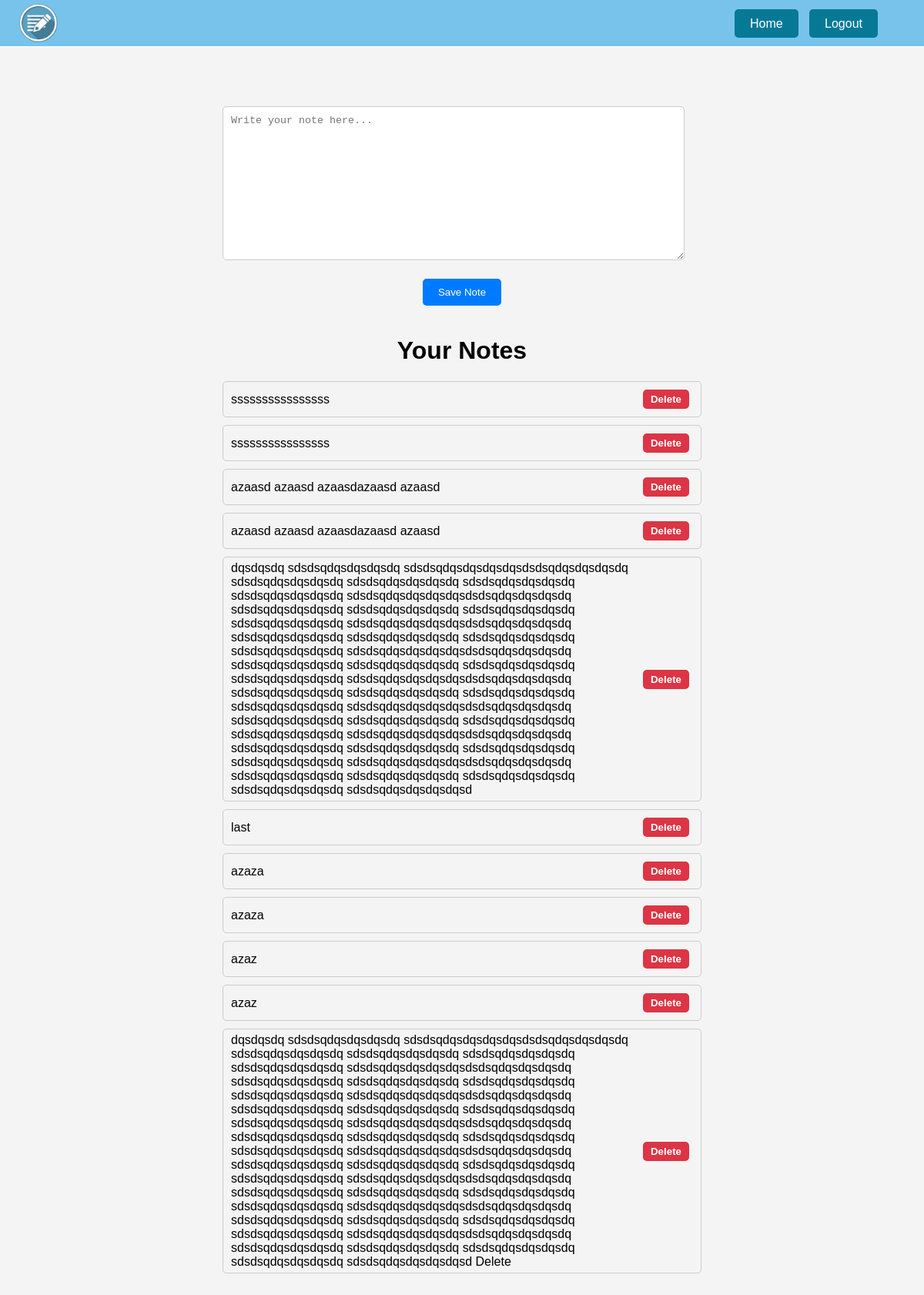
Screenshot of /home (signed in) with the database file from the repository.
### website/models.py (models this page shows)
class Note(db.Model):
    id = db.Column(db.Integer, primary_key=True)
    data = db.Column(db.String(10000))
    date = db.Column(db.DateTime(timezone=True), default=func.now())
    user_id = db.Column(db.Integer, db.ForeignKey('user.id'), nullable=False)

### website/views.py (the view, shortened to what this page needs)
@views.route('/home', methods=['GET', 'POST'])
@login_required
def home():
    return render_template('home.html', user=current_user)

### website/__init__.py (called while the page is built)
def create_app():
    app = Flask(__name__)
    app.config['SECRET_KEY'] = 'onlyfortesting2003'
    app.config['SQLALCHEMY_DATABASE_URI'] = f'sqlite:///{DBNAME}'
    db.init_app(app)
    from .views import views
    from .auth import auth
    app.register_blueprint(views, url_prefix='/')
    app.register_blueprint(auth, url_prefix='/')
    from .models import User, Note
    with app.app_context():
        create_database()
    login_manager = LoginManager()
    login_manager.login_view = 'auth.login'
    login_manager.init_app(app)
    @login_manager.user_loader
    def load_user(id):
        return User.query.get(int(id))
    return app

### website/templates/home.html (shortened to what this page needs)
{% extends "base.html" %}
{% block content %}
<div style="margin-top: 130px; margin-bottom: 60px;">
    <form style="margin-bottom: 40px;" method="POST">
        <textarea class="note-container" name="note" id="note" placeholder="Write your note here..."></textarea>
        <div>
            <button class="notebtn" type="submit">Save Note</button>
        </div>
    </form>
    <h1 style="text-align: center;">Your Notes</h1>
    <ul class="notes-list">
        {% for note in user.notes %}
        <li>
            <div class="note-content">
                {{ note.data }}
            </div>
            <div>
                <button class="delete-button" onclick="deleteNote({{ note.id }})">Delete</button>
            </div>
        </li>
        {% endfor %}
    </ul>
</div>
{% endblock %}

### website/templates/base.html (shortened to what this page needs)
<!DOCTYPE html>
<html lang="en">
<head>
    <link rel="stylesheet" href="{{ url_for('static', filename='styles/styles.css') }}">
    <link rel="stylesheet" href="{{ url_for('static', filename='styles/headerbuttons.css') }}">
    <link rel="stylesheet" href="{{ url_for('static', filename='styles/home.css') }}">
    <link rel="stylesheet" href="{{ url_for('static', filename='styles/flashmessage.css') }}">
    <link rel="stylesheet" href="{{ url_for('static', filename='styles/note.css') }}">
</head>
<body>
    <header>
        <a href="{{ url_for('views.landingpage') }}" class="logo"></a>
        <div class="header-buttons">
            {% if user.is_authenticated %}
            <a href="/">Home</a>
            <a href="/logout">Logout</a>
            {% else %}
            <a href="/login">Login</a>
            <a href="/signup">Sign Up</a>
            {% endif %}
        </div>
    </header>
    <div class="alldiv">
        {% block content %}{% endblock %}
    </div>
</body>
</html>

### website/static/styles/styles.css (style rules this page uses)
header { position: fixed; top: 0; width: 100%; background-color: #77c3ec; height: 60px; border-bottom: 1px solid #ffffff; display: flex; }
.logo { width: 50px; height: 50px; border-left: 20px; background-image: url("../images/logo.png"); background-size: cover; margin-right: 20px; margin-top: 5px; margin-left: 25px; }
body { font-family: Arial, sans-serif; background-color: #f4f4f4; display: flex; flex-direction: column; justify-content: center; align-items: center; min-height: 100vh; }

### website/static/styles/headerbuttons.css (style rules this page uses)
.header-buttons { position: absolute; top: 10px; right: 10px; justify-content: space-around; align-items: center; margin-top: 12px; margin-right: 50px; }
.header-buttons a { margin-left: 10px; color: #fff; text-decoration: none; padding: 10px 20px; border-radius: 5px; transition: background-color 0.3s; background-color: #067996; }

### website/static/styles/note.css (style rules this page uses)
.note-container { width: 600px; height: 200px; padding: 10px; box-sizing: border-box; margin-bottom: 20px; border: 1px solid #ccc; border-radius: 5px; resize: vertical; }
.notebtn { display: block; margin: 0 auto; padding: 10px 20px; background-color: #007bff; color: #fff; border: none; border-radius: 5px; cursor: pointer; transition: background-color 0.3s; }
.notes-list { padding-right: 20px; list-style-type: none; margin: 0; padding: 0; }
.notes-list li { margin-bottom: 10px; padding: 5px 10px; border: 1px solid #ccc; border-radius: 5px; max-width: 600px; min-width: 600px; word-break: break-word; display: flex; justify-content: space-between; align-items: center; }
.note-content { flex: 1; }
.delete-button { background-color: #dc3545; color: white; border: none; padding: 5px 10px; border-radius: 5px; cursor: pointer; font-weight: bold; margin: 5px }

### rows the page displays
Note: data "ssssssssssssssss"
Note: data "ssssssssssssssss"
Note: data "azaasd azaasd azaasdazaasd azaasd"
Note: data "azaasd azaasd azaasdazaasd azaasd"
Note: data "dqsdqsdq sdsdsqdqsdqsdqsdq sdsdsqdqsdqsdqsdqsdsdsqdqsdqsdqsdq sdsdsqdqsdqsdqsdq sdsdsqdqsdqsdqsdq sdsdsqdqsdqsdqsdq sdsdsqdqsdqsdqsdq sdsdsqdqsdqsdqsdqsdsdsqdqsdqsdqsdq sdsdsqdqsdqsdqsdq sdsdsqdqsdqsdqsdq sdsdsqdqsdqsdqsdq sdsdsqdqsdqsdqsdq sdsdsqdqsdqsdqsdqsdsdsqdqsdqsdqsdq sdsdsqdqsdqsdqsdq sdsdsqdqsdqsdqsdq sdsdsqdqsdqsdqsdq sdsdsqdqsdqsdqsdq sdsdsqdqsdqsdqsdqsdsdsqdqsdqsdqsdq sdsdsqdqsdqsdqsdq sdsdsqdqsdqsdqsdq sdsdsqdqsdqsdqsdq sdsdsqdqsdqsdqsdq sdsdsqdqsdqsdqsdqsdsdsqdqsdqsdqsdq sdsdsqdqsdqsdqsdq sdsdsqdqsdqsdqsdq sdsdsqdqsdqsdqsdq sdsdsqdqsdqsdqsdq sdsdsqdqsdqsdqsdqsdsdsqdqsdqsdqsdq sdsdsqdqsdqsdqsdq sdsdsqdqsdqsdqsdq sdsdsqdqsdqsdqsdq sdsdsqdqsdqsdqsdq…"
Note: data "last"
Note: data "azaza"
Note: data "azaza"
Note: data "azaz"
Note: data "azaz"
Note: data "dqsdqsdq sdsdsqdqsdqsdqsdq sdsdsqdqsdqsdqsdqsdsdsqdqsdqsdqsdq sdsdsqdqsdqsdqsdq sdsdsqdqsdqsdqsdq sdsdsqdqsdqsdqsdq sdsdsqdqsdqsdqsdq sdsdsqdqsdqsdqsdqsdsdsqdqsdqsdqsdq sdsdsqdqsdqsdqsdq sdsdsqdqsdqsdqsdq sdsdsqdqsdqsdqsdq sdsdsqdqsdqsdqsdq sdsdsqdqsdqsdqsdqsdsdsqdqsdqsdqsdq sdsdsqdqsdqsdqsdq sdsdsqdqsdqsdqsdq sdsdsqdqsdqsdqsdq sdsdsqdqsdqsdqsdq sdsdsqdqsdqsdqsdqsdsdsqdqsdqsdqsdq sdsdsqdqsdqsdqsdq sdsdsqdqsdqsdqsdq sdsdsqdqsdqsdqsdq sdsdsqdqsdqsdqsdq sdsdsqdqsdqsdqsdqsdsdsqdqsdqsdqsdq sdsdsqdqsdqsdqsdq sdsdsqdqsdqsdqsdq sdsdsqdqsdqsdqsdq sdsdsqdqsdqsdqsdq sdsdsqdqsdqsdqsdqsdsdsqdqsdqsdqsdq sdsdsqdqsdqsdqsdq sdsdsqdqsdqsdqsdq sdsdsqdqsdqsdqsdq sdsdsqdqsdqsdqsdq…"
